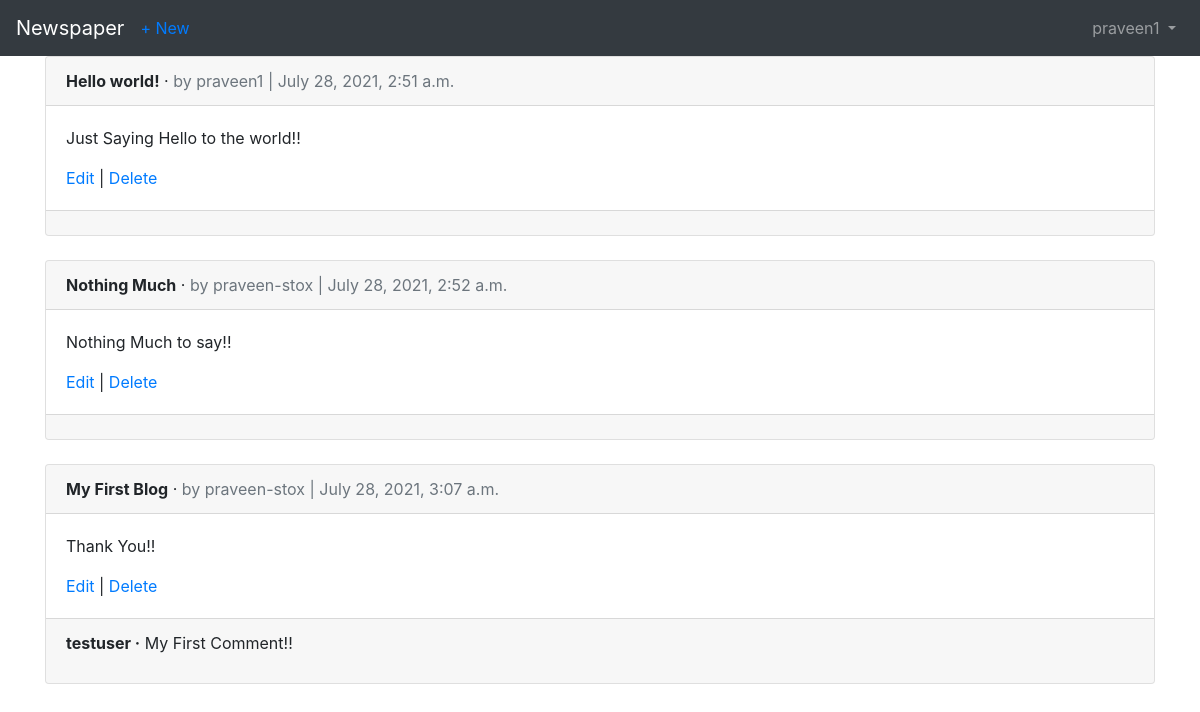
/articles/ (signed in), run on the app's committed database.
### users/models.py (models this page shows)
class CustomUser(AbstractUser):
    age=models.PositiveIntegerField(null=True,blank=True)

### articles/models.py (models this page shows, shortened)
class Article(models.Model):
    title = models.CharField(max_length=255)
    body = models.TextField()
    date = models.DateTimeField(auto_now_add=True)
    author = models.ForeignKey(
        get_user_model(),
        on_delete=models.CASCADE,
    )

class Comment(models.Model):  # new
    article = models.ForeignKey(
        Article,
        on_delete=models.CASCADE,
        related_name='comments',  # new
    )
    comment = models.CharField(max_length=140)
    author = models.ForeignKey(
        get_user_model(),
        on_delete=models.CASCADE,
    )
    def __str__(self):
        return self.comment

### articles/views.py (the view)
# urls.py: path('', ArticleListView.as_view(), name='article_list'),
class ArticleListView(LoginRequiredMixin, ListView):
    model = Article
    template_name = 'article_list.html'
    login_url = 'login'

### templates/article_list.html
{% extends 'base.html' %} {% block title %}Articles{% endblock title %} {% block content %} {% for article in object_list %}
<div class="card">
    <div class="card-header">
        <span class="font-weight-bold">{{ article.title }}</span> &middot;
        <span class="text-muted">by {{ article.author }} | {{ article.date }}</span>
    </div>
    <div class="card-body">
        <p>{{ article.body }}</p>
        <a href="{% url 'article_edit' article.pk %}">Edit</a> |
        <a href="{% url 'article_delete' article.pk %}">Delete</a>
    </div>
    <div class="card-footer">
        {% for comment in article.comments.all %}
        <p>
            <span class="font-weight-bold">{{ comment.author }} &middot;</span> {{ comment }}
        </p>
        {% endfor %}
    </div>
</div>
<br /> {% endfor %} {% endblock content %}

### templates/base.html (shortened to what this page needs)
<!DOCTYPE html>
<html>
<head>
    <link rel="stylesheet" href="https://stackpath.bootstrapcdn.com/bootstrap/4.5.0/css/bootstrap.min.css">
</head>
<body>
    <nav class="navbar navbar-expand-lg navbar-dark bg-dark">
        <a class="navbar-brand" href="{% url 'home' %}">Newspaper</a> {% if user.is_authenticated %}
        <ul class="navbar-nav mr-auto">
            <li class="nav-item"><a href="{% url 'article_new' %}">+ New</a></li>
        </ul>
        {% endif %}
        <div class="collapse navbar-collapse" id="navbarSupportedContent">
            {% if user.is_authenticated %}
            <ul class="navbar-nav ml-auto">
                <li class="nav-item">
                    <a class="nav-link dropdown-toggle" href="#" id="navbarDropdown" role="button" data-toggle="dropdown" aria-haspopup="true" aria-expanded="false">
                        {{ user.username }}
                    </a>
                </li>
            </ul>
            {% endif %}
        </div>
    </nav>
    <main>
        <div class="container">
            {% block content %} {% endblock content %}
        </div>
    </main>
</body>
</html>

### data on the page
CustomUser: username "praveen1"
Article: title "Hello world!", author "praveen1", date "July 28, 2021, 2:51 a.m.", body "Just Saying Hello to the world!!"
Article: title "Nothing Much", author "praveen-stox", date "July 28, 2021, 2:52 a.m.", body "Nothing Much to say!!"
Article: title "My First Blog", author "praveen-stox", date "July 28, 2021, 3:07 a.m.", body "Thank You!!"
Comment: author "testuser", comment "My First Comment!!"
